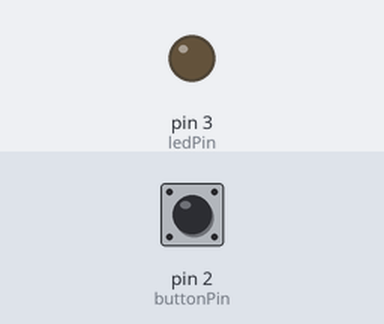
This sketch was run on a simulated Arduino Uno, built with avr-gcc and run on an emulated ATmega328P. Shown: output pins drawn as LEDs (lit = HIGH). Inputs (shaded band) come from the test bench; at power-on: pin 2 (buttonPin) HIGH.

Above: at 1.2 s.
1.3 s: pin 2 (buttonPin) pulled LOW for 0.15 s
At 1.37 s:
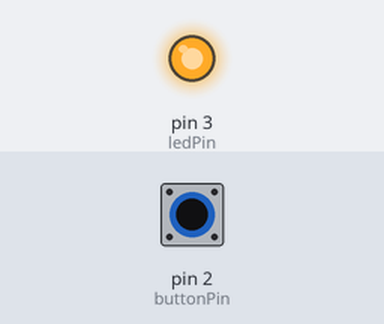
2.9 s: pin 2 (buttonPin) pulled LOW for 3.2 s
At 7.0 s:
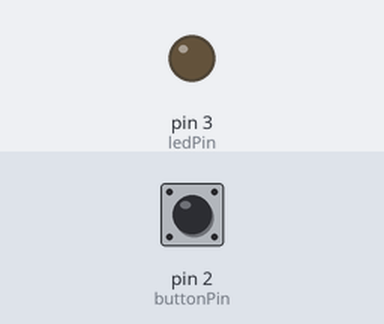
Timing chart, 0 to 8.5 s (numbered marks = the images above; inputs shaded):
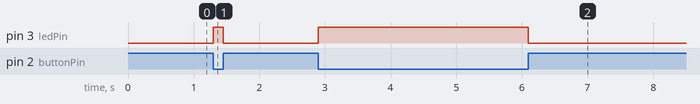

The sketch:

Homework_3-2_-_Section_4.ino
```cpp
const byte buttonPin = 2;
const byte ledPin = 3;

void setup() {
  pinMode(buttonPin, INPUT_PULLUP);
  pinMode(ledPin, OUTPUT);
}

void loop() {
  int buttonState = digitalRead(buttonPin);

  if (buttonState == LOW) {
    digitalWrite(ledPin, HIGH);
  } else {
    digitalWrite(ledPin, LOW);
  }
}
```

Measured:
- after the input at 1.3 s, pin 3 (ledPin): LOW → HIGH at once, → LOW 0.15 s later
- after the input at 2.9 s, pin 3 (ledPin): LOW → HIGH at once, → LOW 3.2 s later
